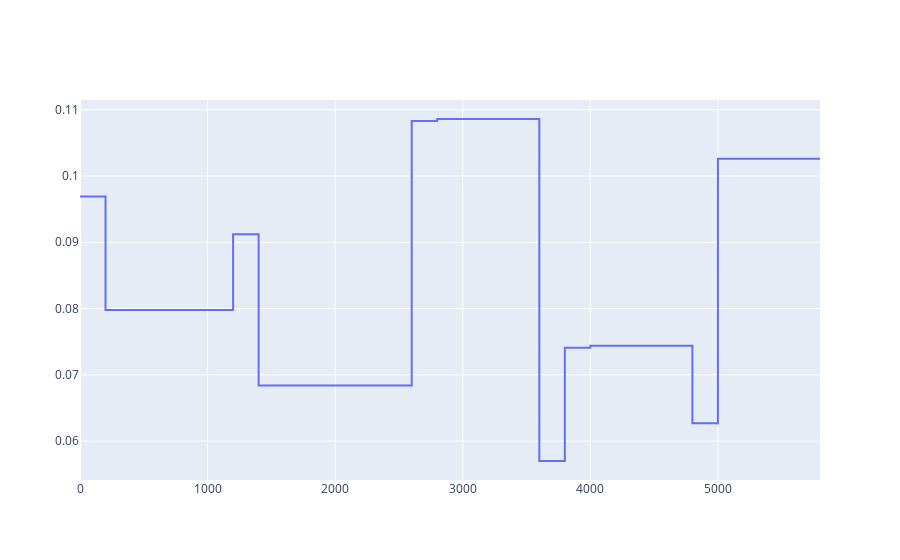

Source (notebook cell):
### Code cell
dados_treino = pd.read_csv("../dados_felipe.csv", sep=',', decimal=',', index_col="t (h)")
Q0, S0, X0 = dados_treino.iloc[:,0], dados_treino.iloc[:,1], dados_treino.iloc[:,2]
t=dados_treino.index.values

fig = go.Figure()
fig.add_trace(
    go.Scatter(x=t, y=Q0, name="Q0", line_shape='hv')
)

### Figure 1 — Plotly figure (JSON) as saved in the notebook; plotly's stock layout.template omitted (floating-point values rounded to 4 significant figures)
{"data": [{"line": {"shape": "hv"}, "name": "Q0", "type": "scatter", "x": [0, 200, 400, 600, 800, 1000, 1200, 1400, 1600, 1800, 2000, 2200, 2400, 2600, 2800, 3000, 3200, 3400, 3600, 3800, 4000, 4200, 4400, 4600, 4800, 5000, 5200, 5400, 5600, 5800], "y": [0.0969, 0.0798, 0.0798, 0.0798, 0.0798, 0.0798, 0.0912, 0.0684, 0.0684, 0.0684, 0.0684, 0.0684, 0.0684, 0.1083, 0.1086, 0.1086, 0.1086, 0.1086, 0.057, 0.0741, 0.0744, 0.0744, 0.0744, 0.0744, 0.0627, 0.1026, 0.1026, 0.1026, 0.1026, 0.1026]}], "layout": {}}
